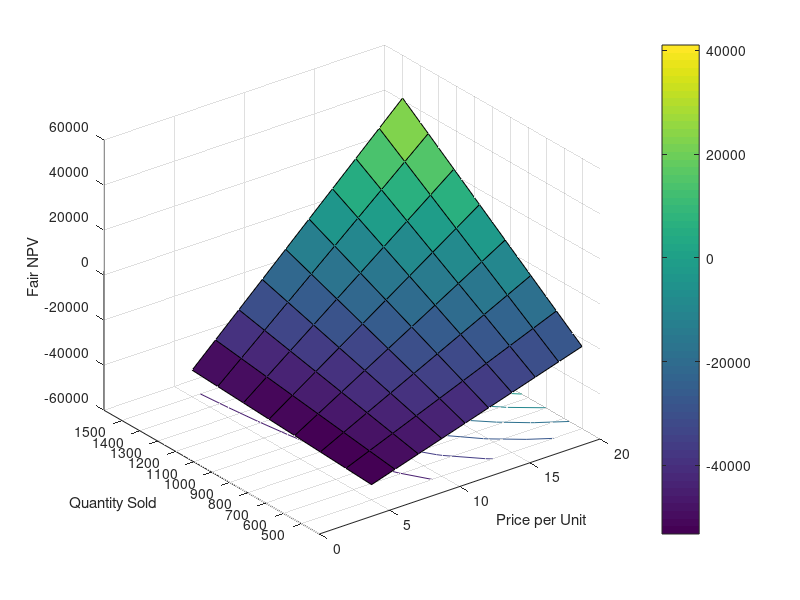

Here is the MATLAB script that generated this plot: (Note: this script raises an error after producing the figure.)
% Financial Engineering was HW3A (pre 2019)
% But is now HW1 / Matlab (2019+)
% This is clean / works / bug free.
% Orrig version 1999 04 13 
% This version 2019 04 14
% Author:  JW 
% Does Capital Budgeting I for different values of P and Q 


clear all;  % reset ram 
clc;  % clear output screen - makes is much easier to debug

format bank;  % set the way numbers are displayed to the screen 
   
%*******************************************************************************
%**************************** BEGINING OF CONTROL PANEL ************************
%*******************************************************************************


% Overall Parameters 
swtProjectLife = 10;    % Expected life of project, in years 
swtWACC = 0.1220;      % Weighted average cost of capital for this project 
swtTaxRate = 0.34;     % Marginal tax rate for the project 

% Capital Expenditures (CapEx) Parameters 
swtCostOfEquip = 65000;   % cost of factory at t=0, assume paid in cash 
swtSalvValue = 20000;     % Est. of Salvage value for deprec purposes 
                          % at the end of the assumed deprec period 
swtMktValue = 40000;      % Est. of the actual mkt value of factory at 
                          % the end of the projects life 
swtDeprecLife =  7;       % The Depreciation period (in yrs) to use. 
                          % Dictated by the IRS and the type of asset used 

% Operating (OpEx) Parameters 
	swtMinP = 5.00;          % minimum Price per unit in the grid 
 	swtMaxP = 20.00;         % maximum Price per unit in the grid 
      swtGridP = 10;          % number of grid points (nodes) to for prices. 
                             % Must be > 1 
      swtMinQ = 500;         % minimum Q in the grid 
      swtMaxQ = 1500;        % maximum Q in the grid 
      swtGridQ = 8;          % number of grid points (nodes) to use with Q 
                             % Must be > 1 
      swtPGrowth = .0500;      % annualized nominal growth in prices beyond t=1 
      swtQGrowth =  -0.0100;    % annualized growth of quantity sold beyond year 1 
                               % Enter above as a decimal, i.e. 0.0100 for +1% growth 

      swtFixOpCost = 2700;     % fixed Op. Costs at t=1 
      swtFixOpCostGr = 0.0300; % annualized growth in fixed Op. costs after year 1 
                               % Enter above as a decimal, i.e. 0.0100 for +1% growth 
                               % A value close to inflation is probably appropriate 
      swtVarOpCost =  3.86;    % variable op. Costs *per unit* at t=1 
      swtVarOpCostGr = 0.0200; % Ann. growth in variable Op. Cost per unit after t=1 
                               % Enter above as a decimal, i.e. 0.0100 for +1% growth 
                               % A value close to inflation is probably appropriate 

% Changes in Working Capital (WC) parameters  
      swtInvent = 0.150;  % Required Invent level as a proportion of next years sales 
      swtAR     = 0.160;  % Acct Rec level as a proportion of same year revenue 
      swtAP     = 0.120;  % Acct Pay level as a proportion of same year revenue 
     
      
% Changes in Maintenance Cash (MC) parameters  
      swtMC   =  3/12 ;  % Maint Cash level as a proportion of same year revenue
          % Note:  Having 3 months of revenue on hand as cash is set via  = 3/12;  
          %  and 45 days via  = 45/365    etc
     
      
 swtWrite = 1;       % 1= write ascii file to disk, 0= don't

      
%*****************************************************************************
%***************** END OF CONTROL PANEL **************************************
%*****************************************************************************


% Now initialize Matricies for CF from Capital Spending, Operations and changes 
% in Working Capital.  

d1 = (swtMaxP-swtMinP)/(swtGridP-1); % incrementor in for loop
d2 = (swtMaxQ-swtMinQ)/(swtGridQ-1); % incrementor in for loop
P = 1;
Q = 1;
y = 0;

for x = swtMinP:d1:swtMaxP; % for loop
    for z = swtMinQ:d2:swtMaxQ; % for loop
%%
CFCS = zeros(7,swtProjectLife+1); 

k = swtProjectLife+1;
for c = 3:k;
CFCS(1,1) = -1 * swtCostOfEquip; % Purchases of Equipment.
CFCS(2,swtProjectLife+1) =  swtMktValue; % Sale of Equipment

i = 2; % set the counter to 2.0 initially
while i <= swtDeprecLife;
CFCS(3,i:swtDeprecLife+1) = (swtCostOfEquip - swtSalvValue)/swtDeprecLife; % Depreciation per Year
i = i + 1; % increment the counter by one
end; % end while i <= swtDeprecLife;

CFCS(4,c-1) = CFCS(3,c-1) + CFCS(4,c-2);
CFCS(4,c) = CFCS(3,c) + CFCS(4,c-1); % Accumulated Depreciation:
CFCS(5,1) = swtCostOfEquip;
CFCS(5,c-1) = CFCS(5,c-2) - CFCS(3,c-1); 
CFCS(5,c) = CFCS(5,c-1) - CFCS(3,c); % Implied Book value of equipment:

j = 2;
while j <= swtProjectLife+1;
    if CFCS(2,j) > 0;
       CFCS(6,j) = (CFCS(5,j) - CFCS(2,j))*swtTaxRate;
    else
       CFCS(6,j) = 0;
    end;
j = j + 1;
end;
% tax due (- #) or tax shield (+#) on sale of equip:

CFCS(7,c-2) = CFCS(1,c-2) + CFCS(2,c-2) + CFCS(6,c-2);
CFCS(7,c) = CFCS(1,c) + CFCS(2,c) + CFCS(6,c);% Total:  CF from Cap. Spending:
end;
%%

%%
CFOP  = zeros(9,swtProjectLife+2);  % CF from OPerations 
CFOP(1,2) = x; % price at t=0 (CB)

k = swtProjectLife+1;
for c = 3:k;
CFOP(1,c) = (1 + swtPGrowth) * CFOP(1,c-1); % price growth

CFOP(2,2) = z; % quantity at t=0 (CB)
CFOP(2,c) = CFOP(2,c-1) * (1 + swtQGrowth); % quantity growth
CFOP(3,2) = swtFixOpCost; % fixed cost at t=0
CFOP(3,c) = CFOP(3,c-1) * (1 + swtFixOpCostGr); % fixed cost growth
CFOP(4,2) = swtVarOpCost; % variable per unit cost at t=0
CFOP(4,c) = CFOP(4,c-1) * (1 + swtVarOpCostGr); % per unit variable cost growth
CFOP(5,c-1) = CFOP(1,c-1) * CFOP(2,c-1);
CFOP(5,c) = CFOP(1,c) * CFOP(2,c); % Accounting revenue
CFOP(6,c-2) = CFOP(3,c-2); % Fixed operating costs In Accounting Terms
CFOP(6,c) = CFOP(3,c);
CFOP(7,c-2) = CFOP(2,c-2) * CFOP(4,c-2);
CFOP(7,c) = CFOP(2,c) * CFOP(4,c); % Variable Op. Costs/unit in Accounting Terms
CFOP(8,c-2) = CFCS(3,c-2); 
CFOP(8,c) = CFCS(3,c);% Depreciation/yr
CFOP(9,c-2) = (((CFOP(5,c-2) - CFOP(6,c-2) - ... 
                               CFOP(7,c-2) - CFOP(8,c-2)) * (1-swtTaxRate)) ...
                              +CFOP(8,c-2)); 
CFOP(9,c) = (((CFOP(5,c) - CFOP(6,c) - ... 
                               CFOP(7,c) - CFOP(8,c)) * (1-swtTaxRate)) ...
                              +CFOP(8,c));% Total: CF from Operations:
end;                        
%%                         
CFWC  = zeros(10,swtProjectLife+1);  % CF from changes in Working Capital 

k = swtProjectLife+1;
for c = 3:k;

CFWC(1,c-2) = swtInvent * CFOP(5,c-1);
CFWC(1,c) = swtInvent * CFOP(5,c+1); % row 1 = inventory levels
CFWC(2,c-1) = swtAR * CFOP(5,c-1); 
CFWC(2,c) = swtAR * CFOP(5,c);  % row 2 = A/R levels 
CFWC(3,c-1) = swtAP * CFOP(5,c-1);
CFWC(3,c) = swtAP * CFOP(5,c); % row 3 = A/P levels
CFWC(4,1) = CFWC(1,1);
CFWC(4,c-1) = CFWC(1,c-1) - CFWC(1,c-2);
CFWC(4,2) = CFWC(1,2) - CFWC(1,1); % (CB) - this should be deleted
CFWC(4,c) = CFWC(1,c) - CFWC(1,c-1); % row 4 = Changes in inventory levels
CFWC(5,1) = CFWC(2,1);
CFWC(5,c-1) = CFWC(2,c-1) - CFWC(2,c-2); 
CFWC(5,c) = CFWC(2,c) - CFWC(2,c-1); 
CFWC(5,swtProjectLife+1) = -1 * CFWC(2,swtProjectLife); % row 5 = Changes in A/R levels
CFWC(6,c-1) = CFWC(3,c-1) - CFWC(3,c-2);
CFWC(6,c) = CFWC(3,c) - CFWC(3,c-1); 
CFWC(6,swtProjectLife+1) = -1 * CFWC(3,swtProjectLife); % row 6 = Changes in A/P levels   
CFWC(7,:) = -1 * CFWC(4,:); % row 7 = CF implication from the change in inventory levels = row 4 * -1 
CFWC(8,:) = -1 * CFWC(5,:); % row 8 = CF implication from the change in A/R levels = row 5 * -1 
CFWC(9,:) =  1 * CFWC(6,:); % row 9 = CF implication from the change in A/P levels = row 6
CFWC(10,:) = sum(CFWC(7:9,:)); % row 10 = sum of rows 7,8,9 = CF from changes in Working Capital
end;
%%
CFMC  = zeros(3,swtProjectLife+1);  % CF from changes in Maint Cash (MC)

k = swtProjectLife+1;
for c = 3:k;
CFMC(1,c-1) = CFOP(5,c-1) * swtMC;
CFMC(1,c) = CFOP(5,c) * swtMC;% Maint Cash Level
CFMC(2,1) = CFMC(1,1);
CFMC(2,c-1) = CFMC(1,c-1) - CFMC(1,c-2); % Change in Maint Cash Level
CFMC(2,swtProjectLife+1) = CFMC(1,swtProjectLife) * -1;
CFMC(3,:) = -1 * CFMC(2,:); % Cash Impact from Maint Cash Change
end;
%%
CFTOT = zeros(3,swtProjectLife+1); % Total CF's
CFTOT(1,:) = (0:swtProjectLife);

k = swtProjectLife+1;
for c = 1:k;
CFTOT(2,c) = CFCS(7,c) + CFOP(9,c) + CFWC(10,c) + CFMC(3,c);
CFTOT(3,c) = CFTOT(2,c)/(1+swtWACC)^CFTOT(1,c); % discounting sum of CF to t = 0
end;

y = y + 1;

NPVMat(y) = sum(CFTOT(3,:)); % filling NPVMat with NPV's
t = NPVMat;



QGrid(Q,1) = z; % quantity grid
Q = Q + 1;
    end;
PGrid(P,1) = x;
P = P + 1; % building P grid
 end;

QGrid = QGrid(1:swtGridQ,1); % unique values of quantity grid

 
NPVMatr = reshape(t,[swtGridQ,swtGridP]); % transpose t
NPVMatx = NPVMatr';

% Plot %

surfc(PGrid,QGrid,NPVMatx'); % 3D countour plot with options below
colorbar;
xlabel('Price per Unit');
ylabel('Quantity Sold');
zlabel('Fair NPV');
yticks([swtMinQ,swtMaxQ]);
yticks(swtMinQ:100:swtMaxQ);

if swtWrite == 1; % write to hardrive

      csvwrite('/Volumes/JACOBWREN/BUS444/HW1/NPVMatx.csv', NPVMatx);

end;
